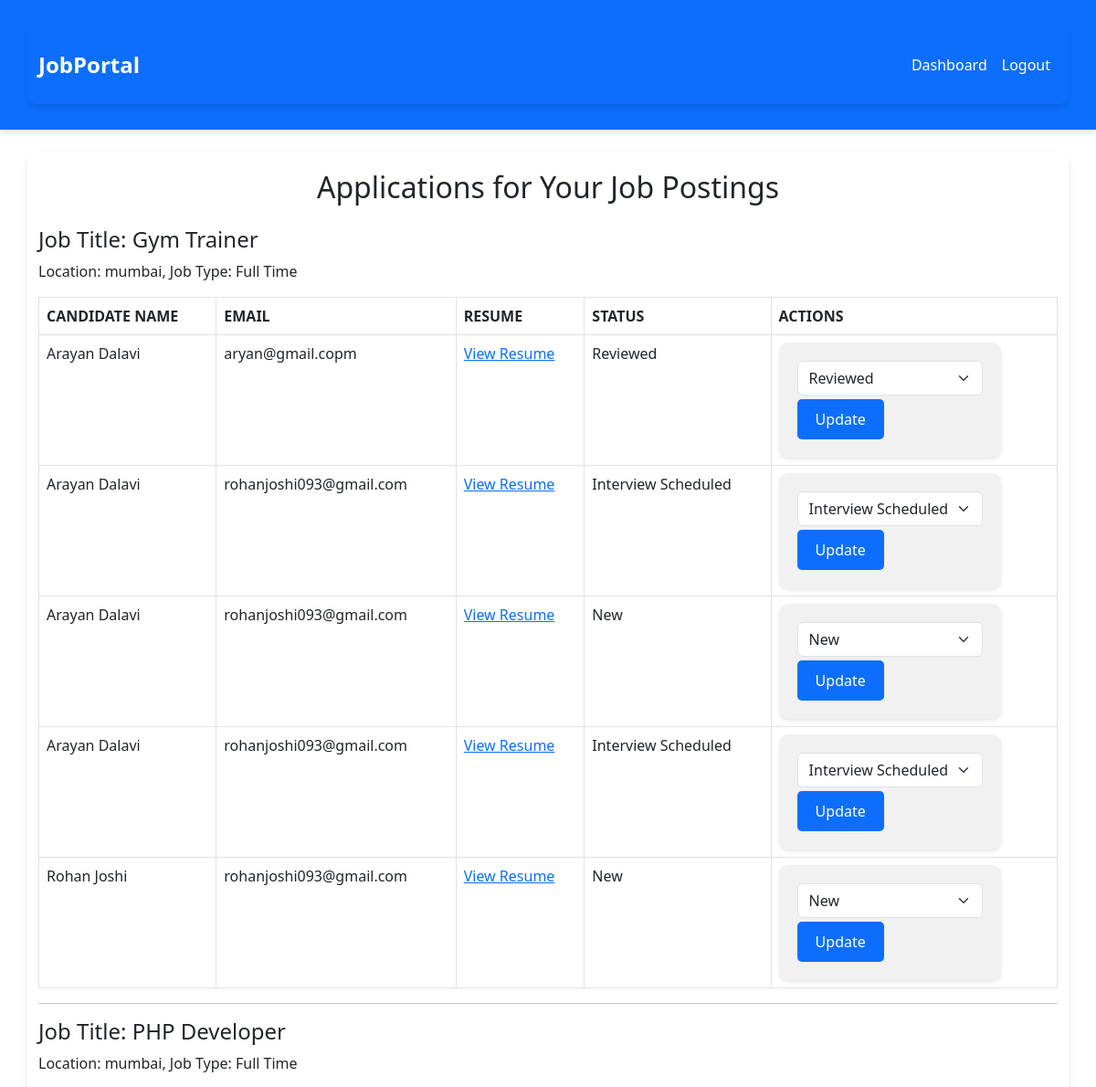
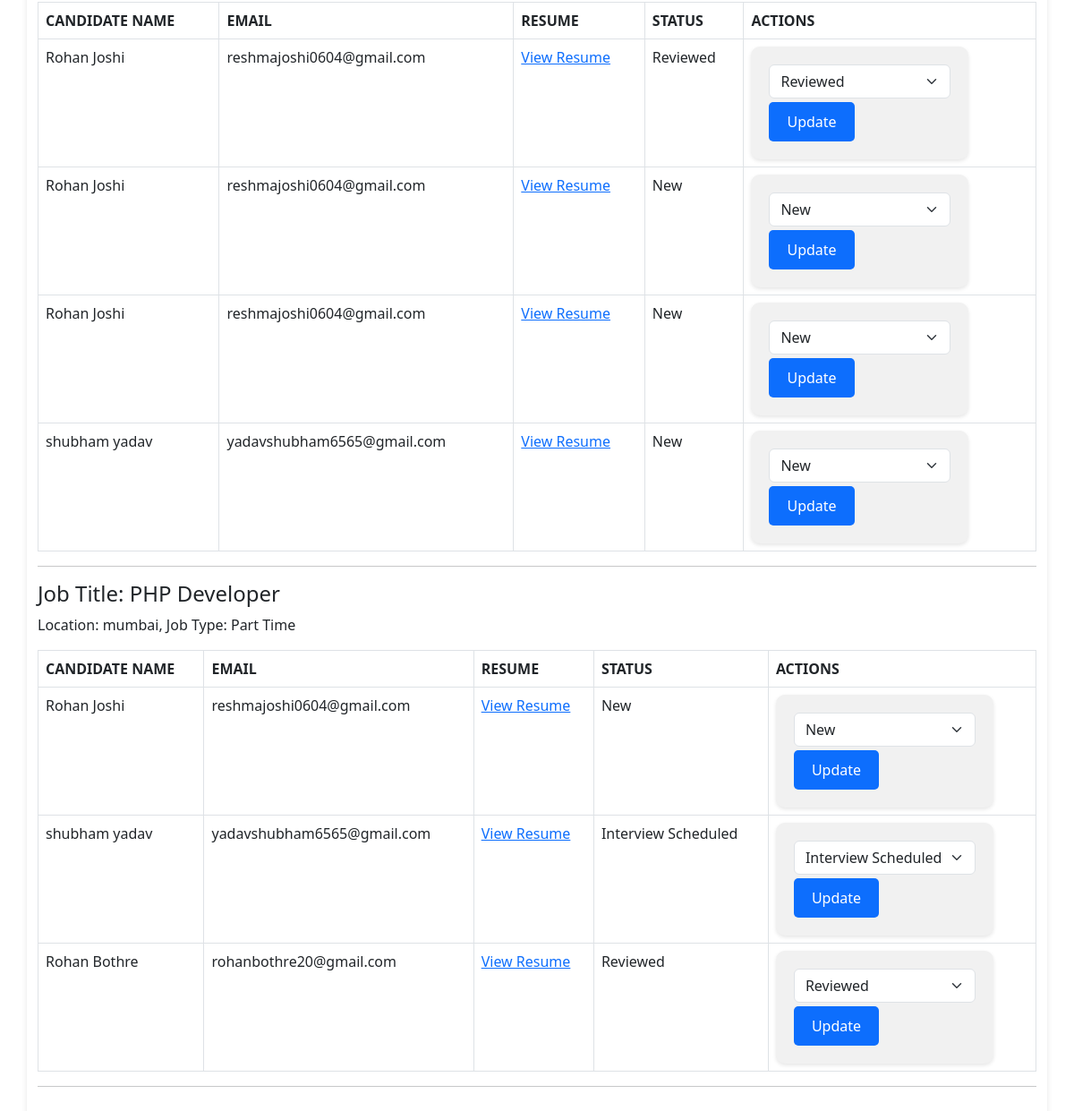
The app's page /view_applications.php (signed in) with its own data (2 pictures, top to bottom).
### tables this page shows
CREATE TABLE `jobs` (
  `id` int(11) NOT NULL,
  `title` varchar(100) DEFAULT NULL,
  `company_name` varchar(100) DEFAULT NULL,
  `description` text DEFAULT NULL,
  `job_type` enum('Full Time','Part Time','Contract') DEFAULT NULL,
  `location` varchar(100) DEFAULT NULL,
  `salary_range` varchar(50) DEFAULT NULL,
  `application_deadline` date DEFAULT NULL,
  `company_logo` varchar(255) DEFAULT NULL,
  `posted_by` int(11) DEFAULT NULL
);

CREATE TABLE `applications` (
  `id` int(11) NOT NULL,
  `job_id` int(11) DEFAULT NULL,
  `candidate_name` varchar(100) DEFAULT NULL,
  `email` varchar(100) DEFAULT NULL,
  `resume` varchar(255) DEFAULT NULL,
  `cover_letter` text DEFAULT NULL,
  `linkedin_profile` varchar(255) DEFAULT NULL,
  `status` enum('New','Reviewed','Interview Scheduled') DEFAULT 'New'
);

### view_applications.php (the view, shortened to what this page needs)
<?php
include 'config.php';
$employer_id = $_SESSION['user_id'];
$jobs_query = "SELECT * FROM jobs WHERE posted_by = $employer_id";
$jobs_result = $conn->query($jobs_query);
?>
<!DOCTYPE html>
<html lang="en">
<head>
    <link rel="stylesheet" type="" href="style.css">
    <link href="https://cdn.jsdelivr.net/npm/bootstrap@5.3.0-alpha1/dist/css/bootstrap.min.css" rel="stylesheet">
</head>
    <nav class="navbar navbar-expand-lg navbar-dark bg-primary">
        <div class="container">
            <a class="navbar-brand" href="index.php">JobPortal</a>
            <div class="collapse navbar-collapse" id="navbarNav">
                <ul class="navbar-nav ms-auto">
                    <?php if (isset($_SESSION['user_id'])): ?>
                        <li class="nav-item">
                            <a class="nav-link" href="dashboard.php">Dashboard</a>
                        </li>
                        <li class="nav-item">
                            <a class="nav-link" href="logout.php">Logout</a>
                        </li>
                    <?php endif; ?>
                </ul>
            </div>
        </div>
    </nav>
<body>
<div class="container mt-4">
    <h2 class="text-center mb-4">Applications for Your Job Postings</h2>
    <?php
    if ($jobs_result->num_rows > 0) {
        while ($job = $jobs_result->fetch_assoc()) {
            $job_id = $job['id'];
            $applications_query = "SELECT * FROM applications WHERE job_id = $job_id";
            $applications_result = $conn->query($applications_query);
            echo "<h4>Job Title: {$job['title']}</h4>";
            echo "<p>Location: {$job['location']}, Job Type: {$job['job_type']}</p>";
            if ($applications_result->num_rows > 0) {
                echo "<table class='table table-bordered mt-3'>";
                echo "<thead><tr><th>Candidate Name</th><th>Email</th><th>Resume</th><th>Status</th><th>Actions</th></tr></thead>";
                echo "<tbody>";
                while ($application = $applications_result->fetch_assoc()) {
                    echo "<tr>";
                    echo "<td>{$application['candidate_name']}</td>";
                    echo "<td>{$application['email']}</td>";
                    echo "<td><a href='{$application['resume']}' target='_blank'>View Resume</a></td>";
                    echo "<td>{$application['status']}</td>";
                    echo "<td>
                            <form method='POST' action='update_application_status.php' style='display:inline-block;'>
                                <input type='hidden' name='application_id' value='{$application['id']}'>
                                <select name='status' class='form-select' required>
                                    <option value='New' " . ($application['status'] === 'New' ? 'selected' : '') . ">New</option>
                                    <option value='Reviewed' " . ($application['status'] === 'Reviewed' ? 'selected' : '') . ">Reviewed</option>
                                    <option value='Interview Scheduled' " . ($application['status'] === 'Interview Scheduled' ? 'selected' : '') . ">Interview Scheduled</option>
                                </select>
                                <button type='submit' class='btn btn-primary btn-sm mt-1'>Update</button>
                            </form>
                          </td>";
                    echo "</tr>";
                }
                echo "</tbody>";
                echo "</table>";
            } else {
                echo "<p>No applications found for this job.</p>";
            }
            echo "<hr>";
        }
    } else {
        echo "<p>No job postings found.</p>";
    }
    ?>
</div>
</body>
</html>

### style.css (style rules this page uses)
body { font-family: "Arial", sans-serif; background-color: #f8f9fa; color: #343a40; margin: 0; padding: 0; }
.container { max-width: 1200px; margin: 20px auto; padding: 20px; box-shadow: 0 4px 6px rgba(0, 0, 0, 0.1); border-radius: 10px; }
h1, h2, h3 { color: #0d6efd; text-align: center; margin-bottom: 20px; }
.navbar { background-color: #0d6efd; padding: 10px; border-radius: 0; box-shadow: 0 4px 6px rgba(0, 0, 0, 0.1); }
.navbar .navbar-brand { color: #fff; font-size: 24px; font-weight: bold; }
.navbar .nav-link { color: #fff; font-size: 16px; padding: 10px; }
form { padding: 20px; background: #f1f1f1; border-radius: 10px; box-shadow: 0 2px 4px rgba(0, 0, 0, 0.1); }
form .btn-primary { background-color: #0d6efd; border: none; padding: 10px 20px; font-size: 16px; border-radius: 5px; cursor: pointer; }
.table { width: 100%; margin-top: 20px; border-collapse: collapse; background: #fff; }
.table th, .table td { padding: 15px; text-align: left; border-bottom: 1px solid #ddd; }
.table th { background-color: #0d6efd; color: #fff; text-transform: uppercase; }
.btn { display: inline-block; padding: 10px 15px; font-size: 14px; border-radius: 5px; text-align: center; text-decoration: none; }
.btn-primary { background-color: #0d6efd; color: #fff; border: none; }

### records on screen
jobs: title "Gym Trainer", location "mumbai", job_type "Full Time"
applications: candidate_name "Arayan Dalavi", email "aryan@gmail.copm", status "Reviewed"
applications: candidate_name "Arayan Dalavi", email "rohanjoshi093@gmail.com", status "Interview Scheduled"
applications: candidate_name "Arayan Dalavi", email "rohanjoshi093@gmail.com", status "New"
applications: candidate_name "Arayan Dalavi", email "rohanjoshi093@gmail.com", status "Interview Scheduled"
applications: candidate_name "Rohan Joshi", email "rohanjoshi093@gmail.com", status "New"
jobs: title "PHP Developer", location "mumbai", job_type "Full Time"
applications: candidate_name "Rohan Joshi", email "reshmajoshi0604@gmail.com", status "Reviewed"
applications: candidate_name "Rohan Joshi", email "reshmajoshi0604@gmail.com", status "New"
applications: candidate_name "Rohan Joshi", email "reshmajoshi0604@gmail.com", status "New"
applications: candidate_name "shubham yadav", email "yadavshubham6565@gmail.com", status "New"
jobs: title "PHP Developer", location "mumbai", job_type "Part Time"
applications: candidate_name "Rohan Joshi", email "reshmajoshi0604@gmail.com", status "New"
applications: candidate_name "shubham yadav", email "yadavshubham6565@gmail.com", status "Interview Scheduled"
applications: candidate_name "Rohan Bothre", email "rohanbothre20@gmail.com", status "Reviewed"
